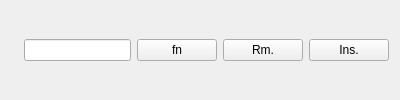
<?xml version="1.0" encoding="UTF-8"?>
<ui version="4.0">
 <class>FunGenSPAPartialAlignment</class>
 <widget class="QWidget" name="MainHBox">
  <property name="geometry">
   <rect>
    <x>0</x>
    <y>0</y>
    <width>400</width>
    <height>100</height>
   </rect>
  </property>
  <property name="toolTip">
   <string>Envelope</string>
  </property>
  <layout class="QHBoxLayout" name="horizontalLayout">
   <item>
    <widget class="QLabel" name="TitleLabel">
     <property name="text">
      <string/>
     </property>
    </widget>
   </item>
   <item>
    <widget class="QLineEdit" name="entry">
     <property name="echoMode">
      <enum>QLineEdit::Password</enum>
     </property>
    </widget>
   </item>
   <item>
    <widget class="QPushButton" name="FunButton">
     <property name="text">
      <string>fn</string>
     </property>
    </widget>
   </item>
   <item>
    <widget class="QPushButton" name="RemoveButton">
     <property name="text">
      <string>Rm.</string>
     </property>
     <property name="toolTip">
      <string>Remove this partial and corresponding partials in other channels</string>
     </property>
    </widget>
   </item>
   <item>
    <widget class="QPushButton" name="InsertButton">
     <property name="text">
      <string>Ins.</string>
     </property>
     <property name="toolTip">
      <string>Insert a partial after this partial</string>
     </property>
    </widget>
   </item>
  </layout>
 </widget>
 <resources/>
 <connections/>
</ui> 
